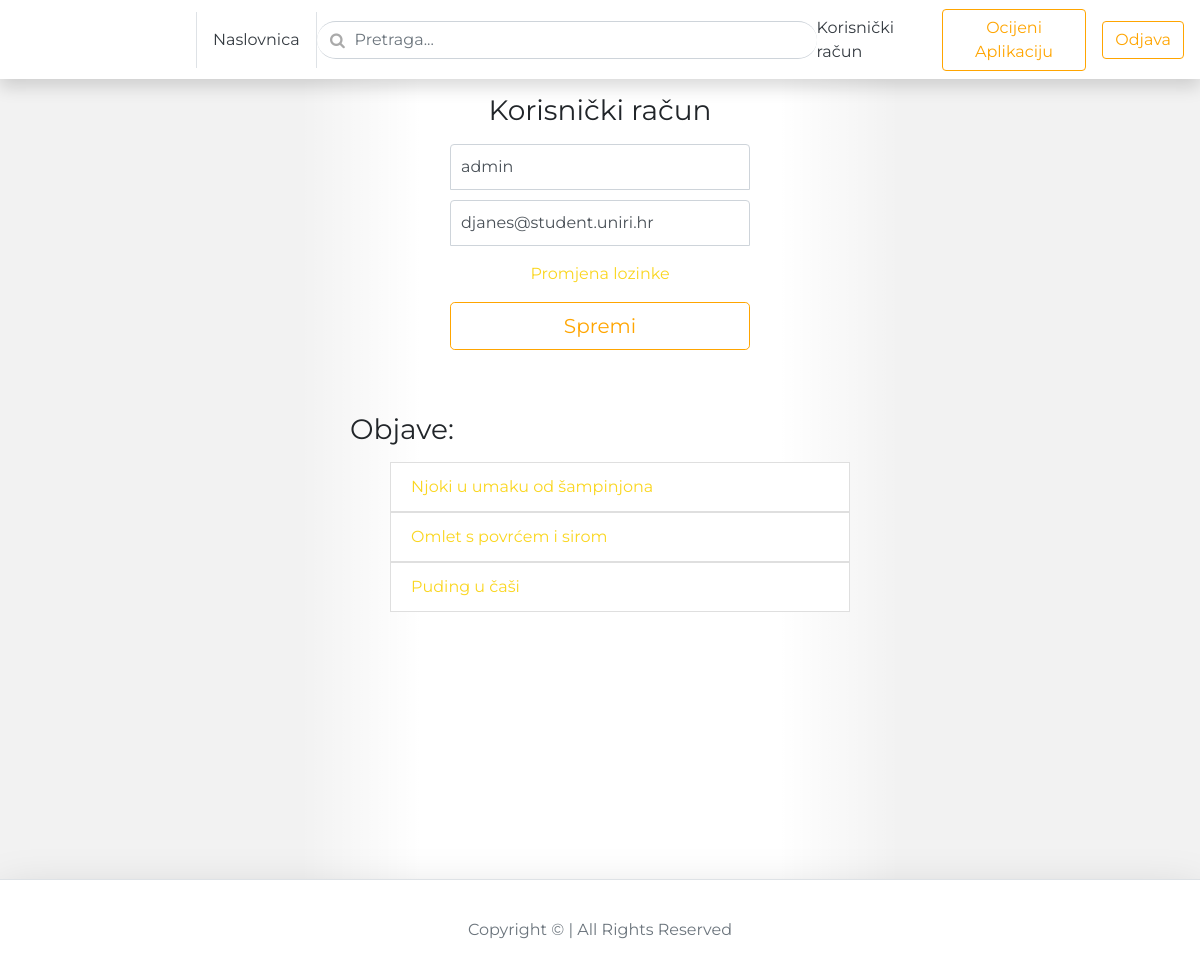
The app's page /account/ (signed in) with its own data.
### account/models.py (models this page shows, shortened)
class Account(AbstractBaseUser):
    username            = models.CharField(max_length=30, unique=True)
    email               = models.EmailField(verbose_name="E-mail", max_length=60, unique=True)
    gender              = models.IntegerField(verbose_name="Spol", choices=GENDER_CHOICES, default=2)
    date_of_birth       = models.DateField(verbose_name="Datum rođenja", auto_now=False, auto_now_add=False, default="2001-01-01")
    date_joined         = models.DateTimeField(verbose_name="Date joined", auto_now_add=True)
    last_login          = models.DateTimeField(verbose_name="Last login", auto_now=True)
    is_admin            = models.BooleanField(default=False)
    is_active           = models.BooleanField(default=True)
    is_staff            = models.BooleanField(default=False)
    is_superuser        = models.BooleanField(default=False)
    USERNAME_FIELD = 'username'
    REQUIRED_FIELDS = ['email']
    objects = MyAccountManager()

### blog/models.py (models this page shows, shortened)
class BlogPost(models.Model):
    title           = models.CharField(max_length=50, null=False, blank=False)
    body            = models.TextField(max_length=500, null=False, blank=False)
    image           = models.ImageField(upload_to=upload_location, null=False, blank=False)
    date_published  = models.DateTimeField(auto_now_add=True, verbose_name="date published")
    date_updated    = models.DateTimeField(auto_now=True, verbose_name="date updated")
    author          = models.ForeignKey(settings.AUTH_USER_MODEL, on_delete=models.CASCADE)
    category        = models.IntegerField(verbose_name="Kategorija", choices=CATEGORY_CHOICES, default=0)
    slug            = models.SlugField(blank=True, unique=True)
    time            = models.IntegerField(null=True, blank=True)
    calories        = models.IntegerField(null=True, blank=True)
    ingredient_0    = models.CharField(max_length=50, null=True, blank=True)
    ingredient_1    = models.CharField(max_length=50, null=True, blank=True)
    ingredient_2    = models.CharField(max_length=50, null=True, blank=True)
    ingredient_3    = models.CharField(max_length=50, null=True, blank=True)
    ingredient_4    = models.CharField(max_length=50, null=True, blank=True)
    ingredient_5    = models.CharField(max_length=50, null=True, blank=True)
    ingredient_6    = models.CharField(max_length=50, null=True, blank=True)
    ingredient_7    = models.CharField(max_length=50, null=True, blank=True)
    ingredient_8    = models.CharField(max_length=50, null=True, blank=True)
    ingredient_9    = models.CharField(max_length=50, null=True, blank=True)
    ingredient_10    = models.CharField(max_length=50, null=True, blank=True)
    ingredient_11    = models.CharField(max_length=50, null=True, blank=True)
    ingredient_12    = models.CharField(max_length=50, null=True, blank=True)
    ingredient_13    = models.CharField(max_length=50, null=True, blank=True)
    ingredient_14    = models.CharField(max_length=50, null=True, blank=True)
    ingredient_15    = models.CharField(max_length=50, null=True, blank=True)
    ingredient_16    = models.CharField(max_length=50, null=True, blank=True)
    ingredient_17    = models.CharField(max_length=50, null=True, blank=True)
    ingredient_18    = models.CharField(max_length=50, null=True, blank=True)
    ingredient_19    = models.CharField(max_length=50, null=True, blank=True)
    step_0    = models.CharField(max_length=500, null=True, blank=True)
    step_1    = models.CharField(max_length=500, null=True, blank=True)
    step_2    = models.CharField(max_length=500, null=True, blank=True)
    step_3    = models.CharField(max_length=500, null=True, blank=True)
    step_4    = models.CharField(max_length=500, null=True, blank=True)
    step_5    = models.CharField(max_length=500, null=True, blank=True)
    step_6    = models.CharField(max_length=500, null=True, blank=True)
    step_7    = models.CharField(max_length=500, null=True, blank=True)
    step_8    = models.CharField(max_length=500, null=True, blank=True)
    step_9    = models.CharField(max_length=500, null=True, blank=True)
    step_10    = models.CharField(max_length=500, null=True, blank=True)
    step_11    = models.CharField(max_length=500, null=True, blank=True)
    step_12    = models.CharField(max_length=500, null=True, blank=True)
    step_13    = models.CharField(max_length=500, null=True, blank=True)
    step_14    = models.CharField(max_length=500, null=True, blank=True)
    step_15    = models.CharField(max_length=500, null=True, blank=True)
    step_16    = models.CharField(max_length=500, null=True, blank=True)
    step_17    = models.CharField(max_length=500, null=True, blank=True)
    step_18    = models.CharField(max_length=500, null=True, blank=True)
    step_19    = models.CharField(max_length=500, null=True, blank=True)
    def __str__(self):
        return self.title

### account/views.py (the view)
# urls.py: path('account/', account_view, name="account"),
def account_view(request):
    if not request.user.is_authenticated:
        return redirect("login")
    context = {}
    if request.POST:
        form = AccountUpdateForm(request.POST, instance=request.user)
        if form.is_valid():
            form.initial = {
                "username": request.POST['username'],
                "email": request.POST['email'],
            }
            form.save()
            context['success_message'] = "Ažurirano."
    else:
        form = AccountUpdateForm(
            initial={
                "email": request.user.email,
                "username": request.user.username,
            }
        )
    context['account_form'] = form
    blog_posts = BlogPost.objects.filter(author=request.user)
    context['blog_posts'] = blog_posts
    return render(request, 'account/account.html', context)

### account/forms.py (shortened to what this page needs)
class AccountUpdateForm(forms.ModelForm):
    email = forms.EmailField(label="E-mail", max_length=60)
    username = forms.CharField(label="Korisničko ime", max_length=30)
    class Meta:
        model = Account
        fields = ('username', 'email')

### account/templates/account/account.html (shortened to what this page needs)
{% extends 'index.html' %}
{% block content %}
<form class="form-signin" method="post">{% csrf_token %}
    <h1 class="h3 mb-3 font-weight-normal text-center">Korisnički račun</h1>
    <input type="username" name="username" id="inputUsername" class="form-control" placeholder="Korisničko ime" required autofocus value="{{account_form.initial.username}}">
    <input type="email" name="email" id="inputEmail" class="form-control" placeholder="E-mail" required value="{{account_form.initial.email}}">
    <div class="d-flex felx-column mb-3">
        <a class="m-auto" href="{% url 'password_change' %}">Promjena lozinke</a>
    </div>
    <button class="btn btn-lg btn btn-outline-primary btn-block" type="submit">Spremi</button>
  </form>
<div class="container mt-4 p-4">
    <div class="row">
        <div class="blog-posts">
            <h3 class="mb-3 font-weight-normal">Objave:</h3>
            {% if blog_posts %}
                <ul>
                {% for post in blog_posts %}
                    <a href="{% url 'blog:detail' post.slug %}" style="text-decoration: none;">
                        <li class="list-group-item">{{post}}</li>
                    </a>
                {% endfor %}
                </ul>
            {% else %}
            <p>Trenutno nemate niti jednu objavu. Stvori objavu <a href="{% url 'blog:create' %}">ovdje</a>.</p>
            {% endif %}
        </div>
    </div>
</div>
{% endblock content %}

### templates/snippets/header.html (style rules this page uses)
@media (min-width: 768px) { html { font-size: 16px; } }
.container { max-width: 960px; }
.btn-outline-primary, .btn-outline-primary:visited { color: orange !important; border-color: orange !important; }

### templates/snippets/index_css.html (style rules this page uses)
body { background-color: #f2f2f2; background-image: linear-gradient(to right, rgba(255,255,255,0) 0%, rgba(255,255,255,0) 15%, rgba(255,255,255,0) 25%, rgba(255,255,255,1) 35%, rgba(255,255,255,1) 50%, rgba(255,255,255,1) 65%, rgba(255,255,255,0) 75%, rgba(255,255,255,0) 85%, rgba(255,255,255,0) 100%); z-index: -1; position: relative; font-family: Montserrat; src: url(Montserrat-Light.ttf); }
a { color: #fad620; transition: 0.3s; }

### account/templates/account/account.html (style rules this page uses)
.form-signin { width: 100%; max-width: 330px; padding: 15px; margin: auto; }
.form-signin .form-control { position: relative; box-sizing: border-box; height: auto; padding: 10px; font-size: 16px; }
.form-signin input[type="email"] { margin-bottom: 10px; border-bottom-right-radius: 0; border-bottom-left-radius: 0; }
.form-signin input[type="username"] { margin-bottom: 10px; border-bottom-right-radius: 0; border-bottom-left-radius: 0; }
.blog-posts { max-width: 500px; width: 100%; margin: auto; }

### records on screen
Account: username "admin", email "djanes@student.uniri.hr"
BlogPost: title "Njoki u umaku od šampinjona"
BlogPost: title "Omlet s povrćem i sirom"
BlogPost: title "Puding u čaši"
